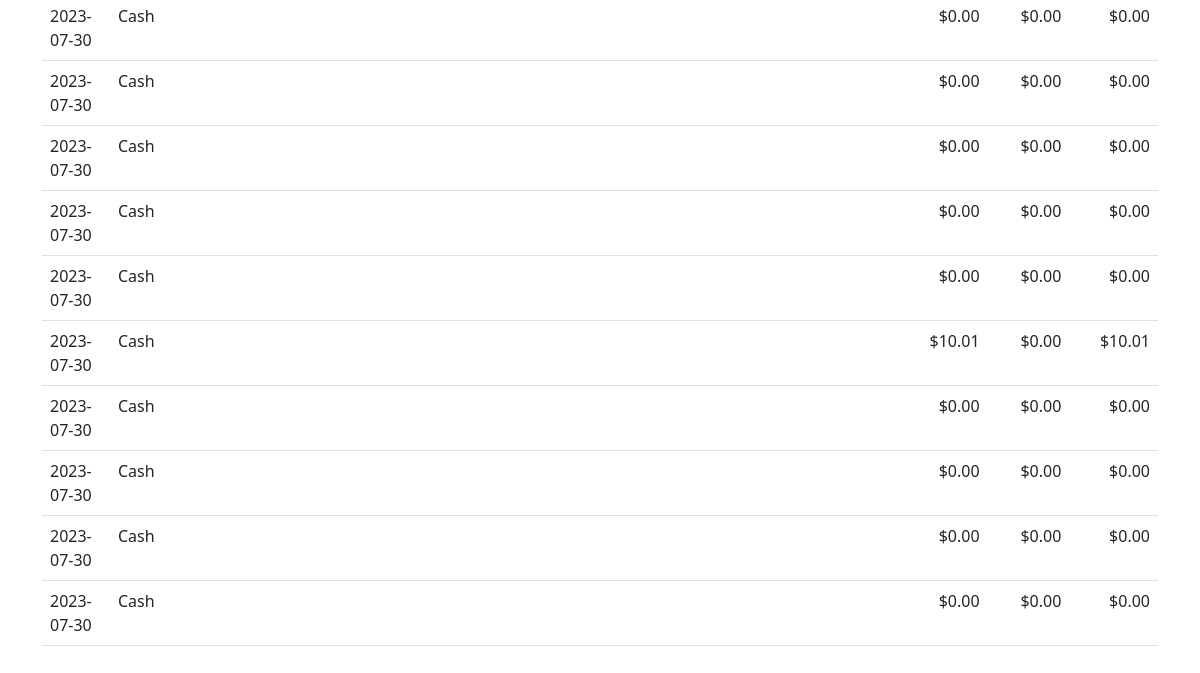
Page /history (signed in, lower part) on the earlier database version.
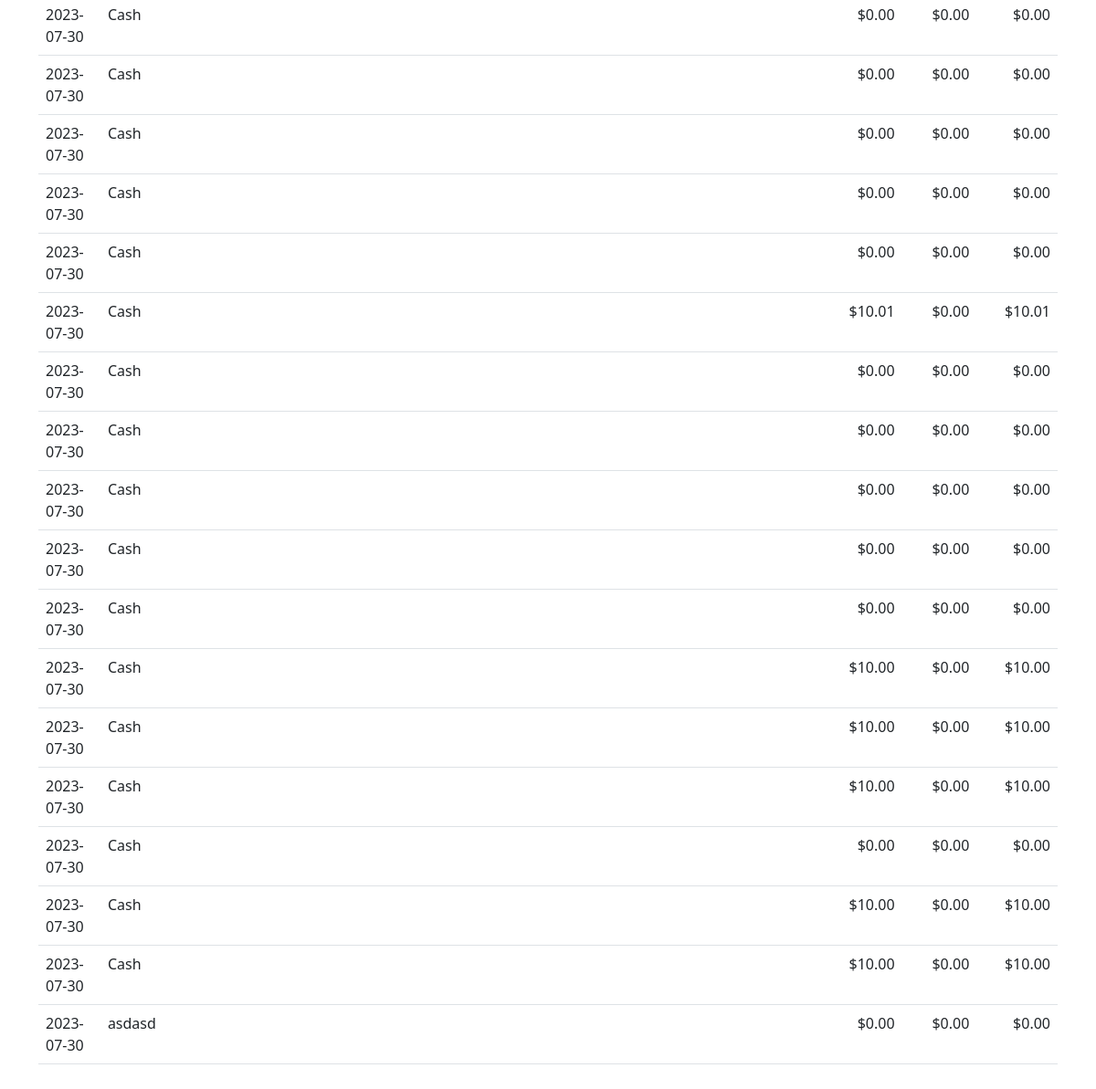
Same page on the later database version.
### tables this page shows
CREATE TABLE transactions (
    id INTEGER PRIMARY KEY AUTOINCREMENT NOT NULL, 
    user_id INTEGER,
    date DATE,
    account	TEXT,
    category TEXT,
    description TEXT,
    income	REAL NOT NULL DEFAULT 0.00,
    expense	REAL NOT NULL DEFAULT 0.00,
    FOREIGN KEY(user_id) REFERENCES users(id)
    );

### app.py (the view)
@app.route("/history")
@login_required
def history():
    user_id = session["user_id"]
    transactions_db = cur.execute(
        "SELECT * FROM transactions WHERE user_id = :user_id", {'user_id': user_id}
    )
    transactions_db = transactions_db.fetchall()
    for row in transactions_db:
        row["balance"] = row["income"] - row["expense"]
    return render_template("history.html", transactions_db=transactions_db)

### app.py (called while the page is built)
def dict_factory(cursor, row):
    fields = [column[0] for column in cursor.description]
    return {key: value for key, value in zip(fields, row)}

@app.after_request
def after_request(response):
    response.headers["Cache-Control"] = "no-cache, no-store, must-revalidate"
    response.headers["Expires"] = 0
    response.headers["Pragma"] = "no-cache"
    return response

### helpers.py (called while the page is built)
def login_required(f):
    @wraps(f)
    def decorated_function(*args, **kwargs):
        if session.get("user_id") is None:
            return redirect("/login")
        return f(*args, **kwargs)
    return decorated_function

def usd(value):
    return f"${value:,.2f}"

### templates/history.html (shortened to what this page needs)
{% extends "layout.html" %}
{% block main %}
    <main class="container py-5 text-center">
        <table class="table">
            <tbody>
                {% for row in transactions_db %}
                    <tr>
                        <td class="text-start">{{ row["date"] }}</td>
                        <td class="text-start">{{ row["account"] }}</td>
                        <td class="text-start">{{ row["category"] }}</td>
                        <td id="transaction-description" class="text-start text-break">{{ row["description"] }}</td>
                        <td class="text-end">{{ row["income"] | usd }}</td>
                        <td class="text-end">{{ row["expense"] | usd }}</td>
                        <td class="text-end">{{ row["balance"] | usd }}</td>
                    </tr>
                {% endfor %}
            </tbody>
        </table>
    </main>
{% endblock %}

### templates/layout.html (shortened to what this page needs)
<!DOCTYPE html>
<html lang="en">
    <head>
        <link href="https://cdn.jsdelivr.net/npm/bootstrap@5.1.3/dist/css/bootstrap.min.css" rel="stylesheet">
        <link href="/static/styles.css" rel="stylesheet">
    </head>
    <body>
        <main class="container-fluid py-5 text-center">
            {% block main %}{% endblock %}
        </main>
    </body>
</html>

### static/styles.css (style rules this page uses)
body { font-size: 100%; }

Differences in the rows shown:
added transactions: date "2023-07-30", account "Cash", income "$0.00", expense "$0.00", balance "$0.00"
added transactions: date "2023-07-30", account "Cash", income "$10.00", expense "$0.00", balance "$10.00"
added transactions: date "2023-07-30", account "Cash", income "$10.00", expense "$0.00", balance "$10.00"
added transactions: date "2023-07-30", account "Cash", income "$10.00", expense "$0.00", balance "$10.00"
added transactions: date "2023-07-30", account "Cash", income "$0.00", expense "$0.00", balance "$0.00"
added transactions: date "2023-07-30", account "Cash", income "$10.00", expense "$0.00", balance "$10.00"
added transactions: date "2023-07-30", account "Cash", income "$10.00", expense "$0.00", balance "$10.00"
added transactions: date "2023-07-30", account "asdasd", income "$0.00", expense "$0.00", balance "$0.00"
